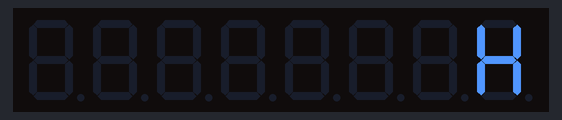
This sketch was run on a simulated Arduino Uno, built with avr-gcc and run on an emulated ATmega328P. Shown: 8-digit seven-segment display.

Above: at 0.05 s.
At 3.4 s:
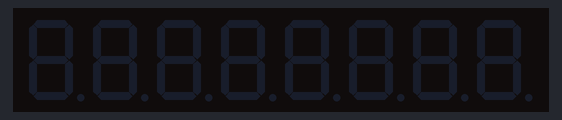
At 5.1 s:
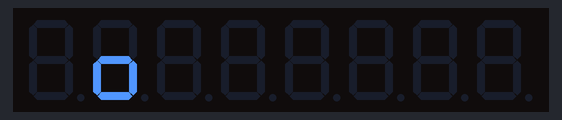
At 6.92 s:
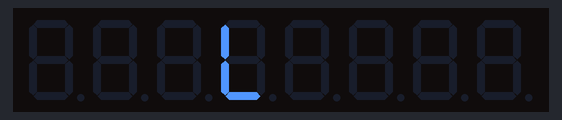
At 8.04 s:
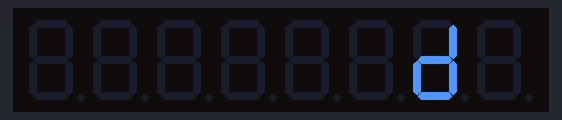
At 10.46 s:
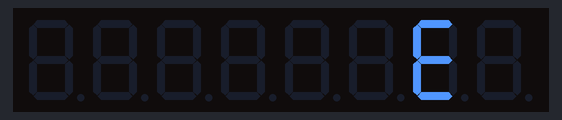

The sketch:

Dot_Matrix_Display.ino
```cpp
// Project 47: Dot Matrix Display
// Scrolls text on an 8x8 MAX7219 Dot Matrix Display.
// Needs the "LedControl" library.

#include "LedControl.h"

// Pins: DIN, CLK, CS, Number of displays
LedControl lc = LedControl(12, 11, 10, 1);

void setup() {
  lc.shutdown(0, false);       // Wake up display
  lc.setIntensity(0, 8);       // Set brightness (0-15)
  lc.clearDisplay(0);          // Clear display
}

void loop() {
  scrollText("Hello World ");
}

void scrollText(char *text) {
  for (int i = 0; i < (strlen(text) * 8); i++) {
    lc.clearDisplay(0);
    writeText(text, i);
    delay(100);
  }
}

void writeText(char *text, int offset) {
  for (int i = 0; i < strlen(text); i++) {
    lc.setChar(0, 8 * i - offset, text[i], false);
  }
}
```

Measured:
- by itself, everything shown: repeats every 9.7 s, in 60 steps
- what the display in image 1 shows lasts 1.7 s, from 3.3 s to 5.0 s
